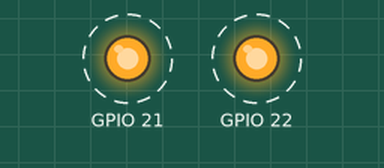
The sketch below on a simulated ESP32. On the bench: output pins drawn as LEDs (lit = HIGH). Dashed ring = blinking.

Above: at 0.2 s.
Timing chart, 0 to 3.0 s (numbered marks = the images above):
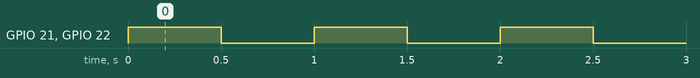

The sketch:

FreeRTOS_param.ino
```cpp
byte LED1 = 21;
byte LED2 = 22;

void taskBlink(void* pvParam)  {
  byte pin = *(byte *) pvParam;  // 將參數值轉型成「位元組」

  pinMode(pin, OUTPUT);
  while (1) {
    digitalWrite(pin, !digitalRead(pin));
    vTaskDelay(pdMS_TO_TICKS(500));  // 延遲500ms
  }
}

void setup() {
  xTaskCreate( taskBlink, "task1", 1000, (void *) &LED1, 1 , NULL);
  xTaskCreate( taskBlink, "task2", 1000, (void *) &LED2, 1 , NULL);
}
void loop() { }
```

Measured:
- by itself, GPIO 21, GPIO 22: alternates HIGH for 0.50 s and LOW for 0.50 s
